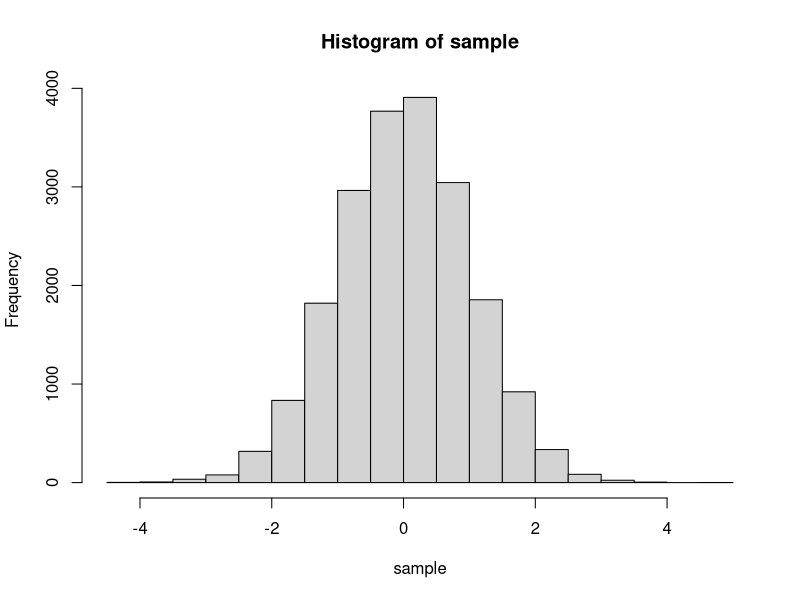
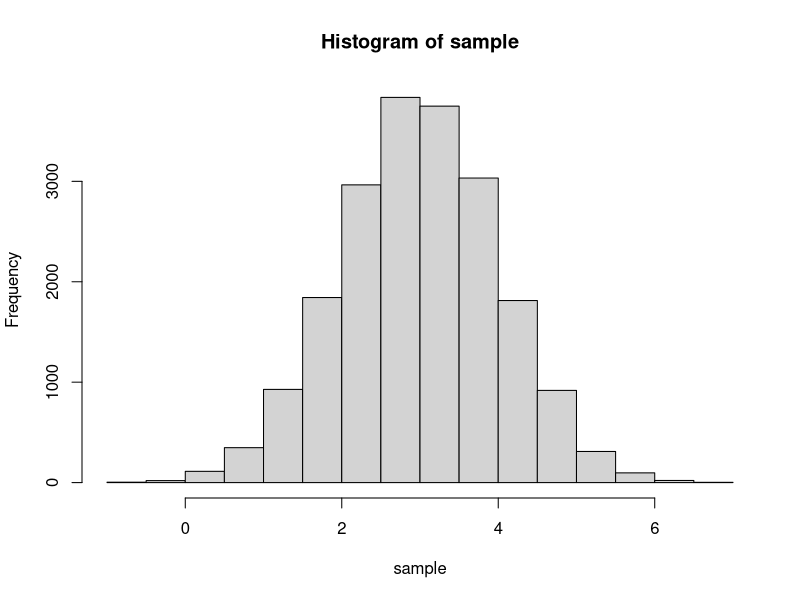
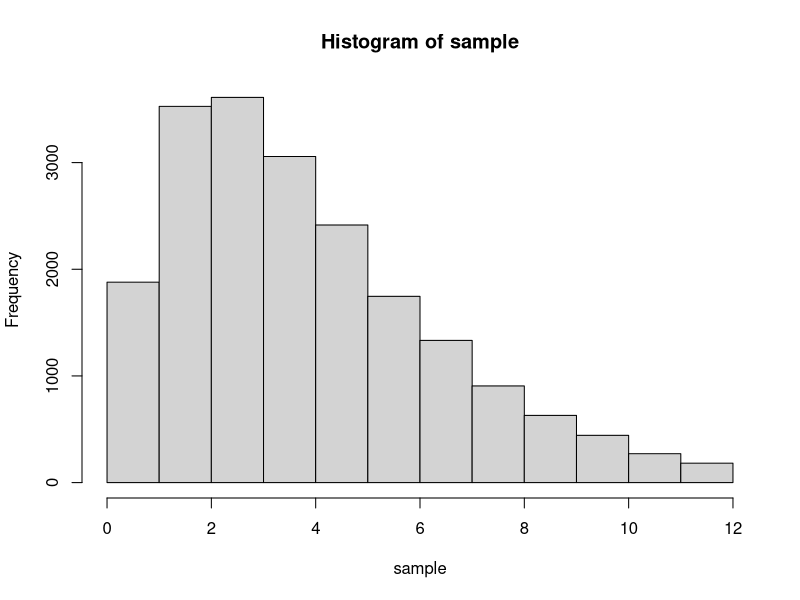
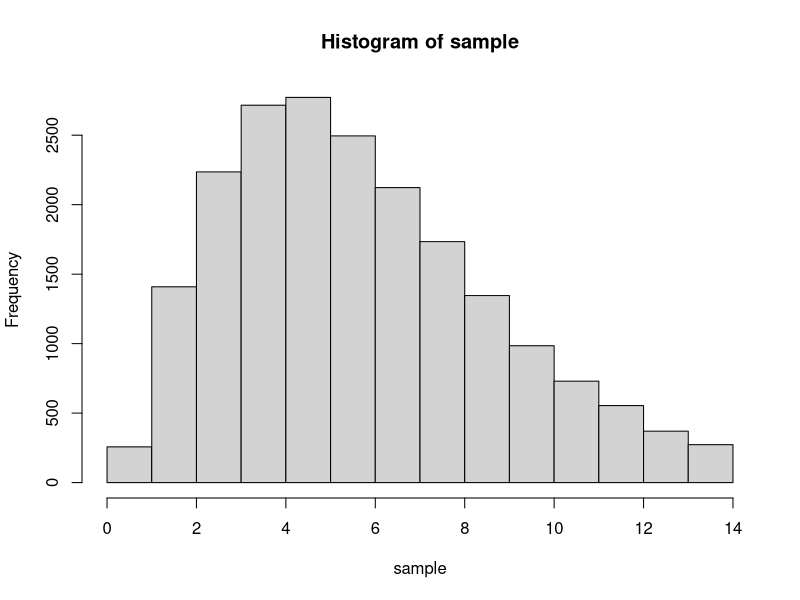
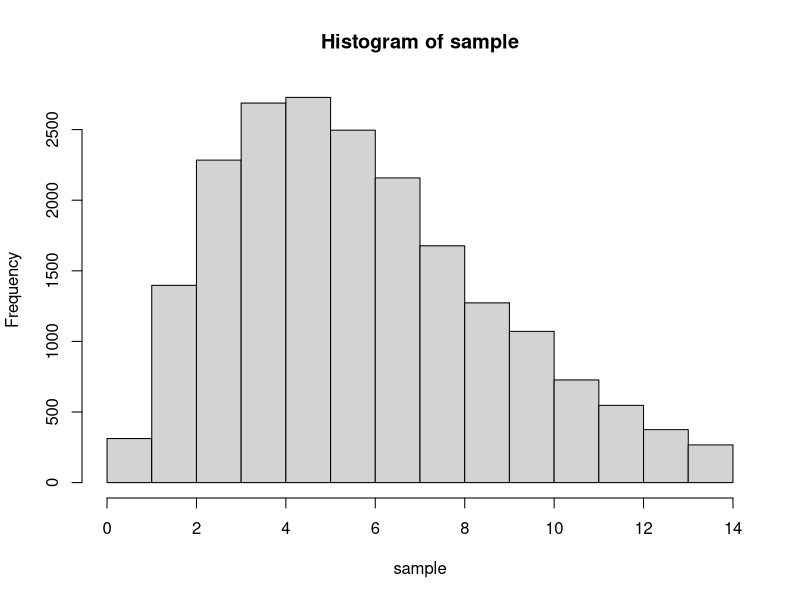
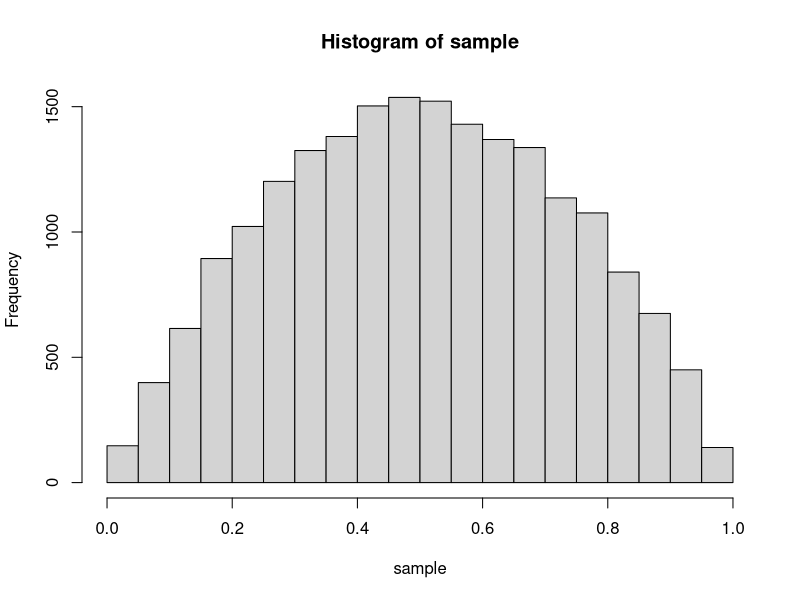
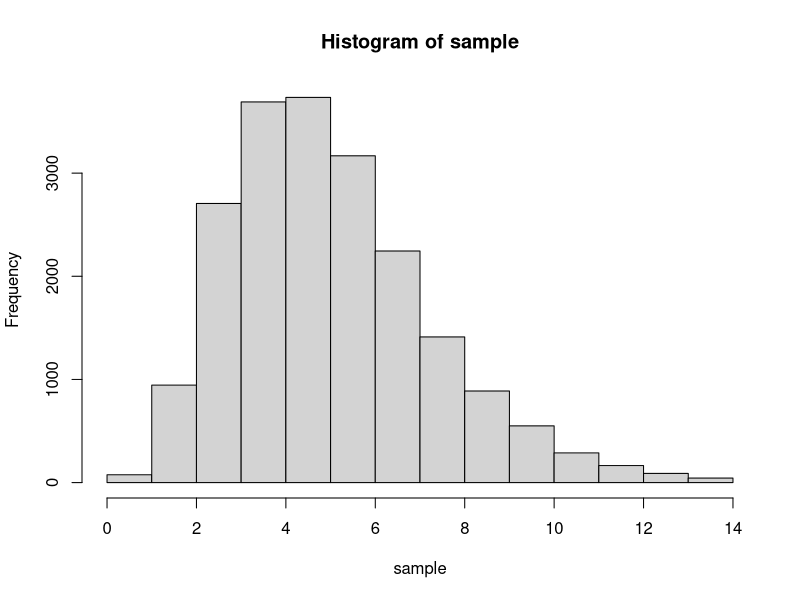

These figures' R source, in order:
######  evenly initialize  find T_k in D ######  
compute_T_k <- function(k,xlb,xub){ # draw k integers from domain D
  T_k <- rep(0,k) # initialize global T_k
  T_k[1] <- xlb
  T_k[k] <- xub
  for (i in 2:(k-1)){
    T_k[i] <- T_k[i-1] + (xub-xlb)/(k-1)
  }
  return(T_k)
}


###### function evaluated at T_k  ######  
compute_h_k <- function(T_k, h){
  return(h(T_k))
}



###### z_k coordinates ######  
compute_z_k <- function(T_k, h_k, h_k_prime){  # tangent line intersections
  z_k <- rep (0, length(T_k)-1)
  for (i in 1:(length(T_k)-1)){
    z_k[i] <- (h_k[i+1]-h_k[i]-T_k[i+1]*h_k_prime[i+1]+T_k[i]*h_k_prime[i])/(h_k_prime[i]-h_k_prime[i+1])
  }
  return(z_k)
}


###### upper bound ######  
# returns a function u_x(x)
# If we want u_x(x) evaluated at x*, call u_x(h_k,h_k_prime,z_k,T_k)(x)
# Note: not u_x(x*)(x*)
compute_u_k <- function(data,x) {
  with(data,{
    if ((T_k[1] <= x) && (x < z_k[1])){
      return (function(x) (h_k[1] + (x-T_k[1])*h_k_prime[1]))
    }
    for (i in 1:(length(T_k)-2)){
      if(z_k[i] <= x && x < z_k[i+1]){
        return (function(x) (h_k[i+1] + (x-T_k[i+1])*h_k_prime[i+1]))
      }
    }
    if ((z_k[length(T_k)-1] <= x) && (x <= T_k[length(T_k)])){
      return (function(x) (h_k[length(T_k)] + (x-T_k[length(T_k)])*h_k_prime[length(T_k)]))
    }
  })
}

###### lower bound ######  
compute_l_k <- function(T_k,h_k,x) {
  for (i in 1:(length(T_k)-1)){
    if((T_k[i] <= x) && (x < T_k[i+1])){
      return(function(x) ((T_k[i+1]-x)*h_k[i]+(x-T_k[i])*h_k[i+1])/(T_k[i+1]-T_k[i]))
    }
  }
  if (x == T_k[length(T_k)]){
    return(function(x) ((T_k[length(T_k)]-x)*h_k[length(T_k)-1]+(x-T_k[length(T_k)-1])*h_k[length(T_k)])/(T_k[length(T_k)]-T_k[length(T_k)-1]))  }
}


### Function A computes area between i-1 and i in z_k
A <- function(i, data){ 
  with(data,{
    a<-h_k_prime[i]
    b<-h_k[i]-T_k[i]*a
    if(a==0){
      return(exp(b)*(z_k[i]-z_k[i-1]))
    }else if (i==1){
      return (-(exp(a*T_k[1]+b)-exp(a*z_k[1]+b))/a)
    }else{
      return (-(exp(a*z_k[i-1]+b)-exp(a*z_k[i]+b))/a)
    }
  })
}   



sample_val <- function(data,cumArea) {  #Cindy
  with(data, {
    # sample x*: CDF(x*)=temp-cumArea
    temp<-runif(1)*sum(A_k)
    k<-length(T_k)
    for (i in 1:k){
      a<-h_k_prime[i]
      b<-h_k[i]-T_k[i]*a
      if(i==1 && temp<cumArea[1]){
        x_star<-(log(exp(a*T_k[1]+b)+temp*a)-b)/a
        break
      }else if(temp>=cumArea[i-1] && temp<cumArea[i]){
        if (a==0){
          x_star<-(temp-cumArea[i-1])/exp(b)+z_k[i-1]
          break
        }
        x_star<-(log(exp(a*z_k[i-1]+b)+(temp-cumArea[i-1])*a)-b)/a
        break
      }
    }
    # sample u* from uniform(0,1)
    u_star<-runif(1)
    return(c(x_star, u_star))
  })
}

squeeze_test <- function(x_star, u_star,l_xstar,u_xstar) { #Cindy
  test<-exp(l_xstar-u_xstar)
  Boolean<-ifelse(u_star<=test,T,F)
  # T=accept, F=reject
  return(Boolean)
}

rejection_test <-function(x_star, u_star,u_xstar,h_xstar) { #Cindy 
  test<-exp(h_xstar-u_xstar)
  Boolean<-ifelse(u_star<=test,T,F)
  return(Boolean)
}


# ---- Function to check if the upper and lower bounds are not actually bounding the density, i.e. the log-concavity is violated
check_concave <- function(data,h) {
  sample_points <- vector()
  for (i in 1:(length(data$T_k)-1)) {
    sample_points[i] <- mean(c(data$T_k[i],data$T_k[i+1]))
  }
  u_k <- vector()
  for (i in 1:length(sample_points)){
    u_k[i]<-compute_u_k(data,sample_points[i])(sample_points[i])
  } 
  l_k <- vector()
  for (i in 1:length(sample_points)){
    l_k[i]<-compute_l_k(data$T_k,data$h_k,sample_points[i])(sample_points[i])
  }
  return(sum((sum(u_k < h(sample_points))==0) + (sum(l_k > h(sample_points))==0)) == 2)
}

update <- function(x_star, data, u_k, l_k,h) { #Zixiao
  with(data,{
    T_k <- sort(append(data$T_k, x_star))
    position <- (which(T_k == x_star) - 1)
    h_k <- append(data$h_k, compute_h_k(x_star, h), after = position)
    h_k_prime <- append(data$h_k_prime, grad(h, x_star), after = position)
    z_k <- compute_z_k(T_k, h_k, h_k_prime)
    z_k <- c(z_k,tail(T_k,n=1))
    #u_k <- append(u_k, compute_u_k(data,x_star)(x_star), after = position)
    #l_k <- append(l_k, compute_l_k(data$T_k,data$h_k,x_star)(x_star), after = position)
    A_k <- rep(0,length=length(T_k))
    data <- data.frame(T_k,h_k,h_k_prime,z_k,A_k)
    for (i in 1:length(T_k)) {                    
      A_k[i] <- A(i, data)
    }
    data$A_k <- A_k
    
    return(data)
  })
} 

check_input <- function(k,g,n,xlb,xub) {
  if ((k<=0)||(k%%1!=0)) {
    print("Number of points to sample must be a positive integer")
    return(FALSE)
  }
  else {
    if ((n<=0)||(n%%1!=0)) {
      print("Sample size must be a positive integer")
      return(FALSE)
    }
    else {
      if (xlb>=xub) {
        print("Lower bound of domain must be smaller than upper bound")
        return(FALSE)
      }
      else {
        if (typeof(g)!="closure") {
          print("Input density is not a function")
          return(FALSE)
        }
        else {
          return(TRUE)
        }
      }
    }
  }
}



### OUR PARENT FUNCTION ARS() ###
ARS<-function(g,n,xlb,xub){
  library("numDeriv")
  # Initialization
  k<-5
  h <- function(x) (return(log(g(x))))            # Function h = log(g)
  mode <- try(optim(0,h, upper=xub, lower =xlb, control=list(fnscale=-1),method="L-BFGS-B")[1],silent=T)
  if (class(mode)=="try-error"){
    warning("The given kernel/density is not defined on the domain specified, please change xlb/xub.")
    return()
  }
  if (xub == Inf){
    xub <- mode$par + 10 # arbitary number bounds mode if D specified unbounded
  }
  if (xlb == -Inf){
    xlb <- mode$par - 10
  }

  sample <- vector()                              # Vector that stores all the sampled points (different from T_k)
  T_k <- compute_T_k(k,xlb,xub)                   # Initialize the evenly spaced x points on domain D
  h_k <- compute_h_k(T_k, h)                      # Obtain the values of h evaluated at T_k 
  h_k_prime <- grad(h, T_k)                       # Obtain the derivative of h evaluated at T_k
  z_k <- compute_z_k(T_k, h_k, h_k_prime)         # Obtain the intersections of tangent lines (k-1 elements)
  z_k <- c(z_k,tail(T_k,n=1))
  A_k <- rep(0,length=k)                          # Initialize the vector of area
  # Create a data frame
  data <- data.frame(T_k,h_k,h_k_prime,z_k,A_k)
  names(data) <- c("T_k","h_k","h_k_prime","z_k","A_k")
  # u_k now takes in the data frame as an input
  #u_k <- vector()
  #for (i in 1:length(T_k)){
  #u_k[i]<-compute_u_k(data,T_k[i])(T_k[i])
  #}
  # Obtain the upper bound on T_k. Note that compute_u_k gives a function
  
  
  #l_k <- vector()
  #for (i in 1:length(T_k)){
  #l_k[i]<-compute_l_k(T_k,h_k,T_k[i])(T_k[i])
  #}
  # Obtain the lower bound on T_k
  
  for (i in 1:length(T_k)) {                    
    A_k[i] <- A(i, data)
  }
  data$A_k <- A_k # update A_k in data frame
  
    
  ## Sampling
  while(length(sample) < n) { # While sample size n is ont reached, keep sample & update
    cumArea <- cumsum(data$A_k)    # Cumulative area
    sample_point <- sample_val(data,cumArea)
    x_star<-sample_point[1]

    l_xstar<-compute_l_k(data$T_k,data$h_k,x_star)(x_star)
    u_xstar<-compute_u_k(data,x_star)(x_star)
    squeeze <- squeeze_test(sample_point[1],sample_point[2],l_xstar,u_xstar)
    
    if (squeeze == F){
      h_xstar <- h(x_star) 
      reject <- rejection_test(sample_point[1],sample_point[2],u_xstar,h_xstar)
      if(reject == T){
        sample <- c(sample, x_star)
      }
    }else{
      sample <- c(sample, x_star)
    }
    
    # Updating
    if (squeeze==F){
      data<-update(sample_point[1], data, u_k, l_k,h)
      # Check concavity
      if (check_concave(data,h)==FALSE) {
        print("Input function not concave!")
        break
      }
    }
  }
  hist(sample)
  return(sample)
}
######

######  define g ######  
g <- function(x)   (((2*pi)^-0.5)*exp(-(x)^2/2)) # given test function as standard normal
samp01<-ARS(g,n=20000,xlb=-Inf,xub=Inf)
g <- function(x)   exp(-(x-3)^2/2) #unnormalized normalw/ mean 3
samp001<-ARS(g,n=20000,xlb=-1,xub=Inf)
g<-function(x) 0.25*x*exp(-x/2) #gamma(2,2)
samp02<-ARS(g,n=20000,xlb=.01,xub=Inf)
g<-function(x) 1/16*x^2*exp(-x/2) #gamma(3,2)
samp03<-ARS(g,n=20000,xlb=.01,xub=Inf)
g<-function(x) x^2*exp(-x/2) #unnormalized gamma(3,2)
samp003<-ARS(g,n=20000,xlb=.01,xub=Inf)
g<-function(x) x*(1-x)/beta(2,2) #beta(2,2)  domain (0,1)
samp04<-ARS(g,n=20000,xlb=.01,xub=.99)
g<-function(x) x^4*exp(-x) #unnormalized gamma
sample05<-ARS(g,n=20000,xlb=.01,xub=Inf)

## Bad lower bound and upper bound input test ##
g<-function(x) x*(1-x)/beta(2,2) #beta(2,2)  domain (0,1)
samp04d<-ARS(g,n=20000,xlb=-1,xub=1)
